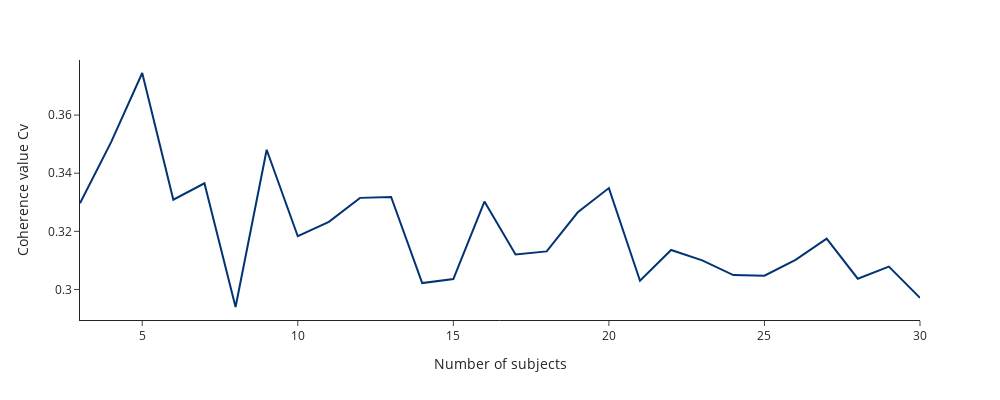

Write notebook code for a chart like this one.
### Code cell
nmf_coherence_values = pd.DataFrame(coherence, columns = ["Coherence value Cv", "Number of subjects", "Algorithm"])
plot_coherence = line(nmf_coherence_values, "Number of subjects", "Coherence value Cv", None)

### Figure 1 — Plotly figure (JSON) as saved in the notebook; plotly's stock layout.template omitted (floating-point values rounded to 4 significant figures)
{"data": [{"hovertemplate": "Number of subjects=%{x}<br>Coherence value Cv=%{y}<extra></extra>", "legendgroup": "", "line": {"color": "#023373", "dash": "solid"}, "marker": {"symbol": "circle"}, "mode": "lines", "name": "", "orientation": "v", "showlegend": false, "type": "scatter", "x": [3, 4, 5, 6, 7, 8, 9, 10, 11, 12, 13, 14, 15, 16, 17, 18, 19, 20, 21, 22, 23, 24, 25, 26, 27, 28, 29, 30], "xaxis": "x", "y": [0.3296, 0.3507, 0.3745, 0.3309, 0.3365, 0.294, 0.3481, 0.3183, 0.3233, 0.3315, 0.3318, 0.3022, 0.3036, 0.3302, 0.312, 0.3131, 0.3265, 0.3349, 0.303, 0.3136, 0.31, 0.305, 0.3047, 0.3102, 0.3175, 0.3037, 0.3079, 0.2971], "yaxis": "y"}], "layout": {"height": 400, "legend": {"tracegroupgap": 0}, "margin": {"t": 60}, "width": 1000, "xaxis": {"anchor": "y", "domain": [0, 1], "title": {"text": "Number of subjects"}}, "yaxis": {"anchor": "x", "domain": [0, 1], "title": {"text": "Coherence value Cv"}}}}
